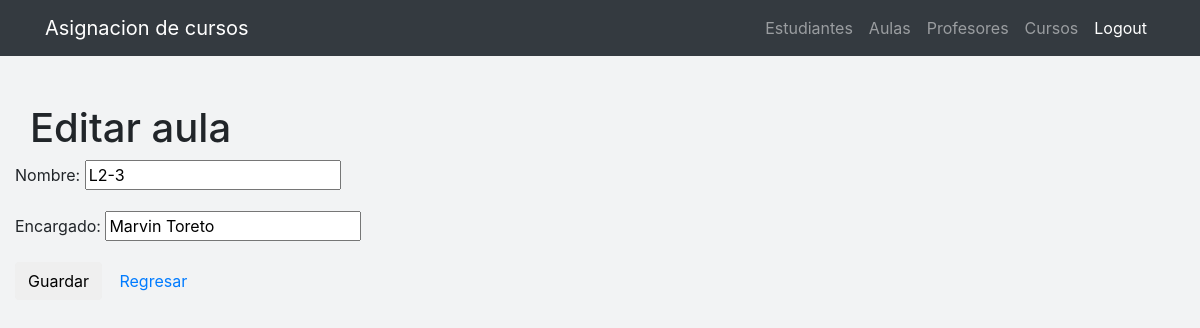
/aula/1/editar/ (signed in), run on an earlier commit of the app's database.
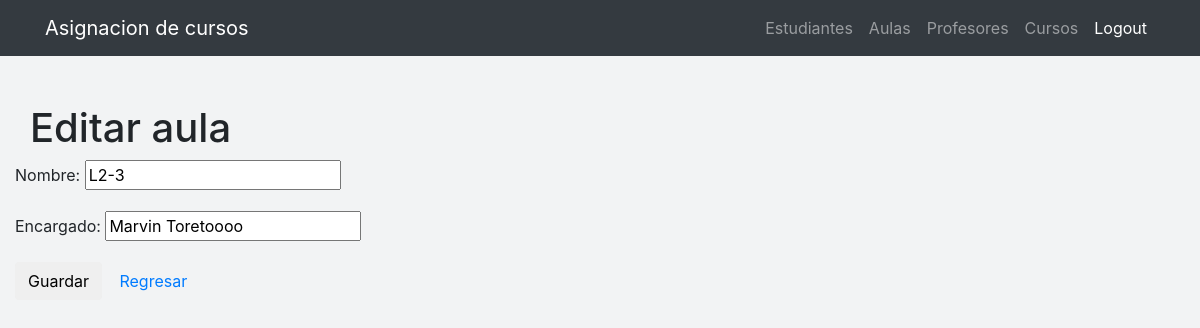
And on a later commit of the database.
### estudiantes/models.py (models this page shows, shortened)
class Aula(models.Model):
    nombre = models.CharField(max_length=50)
    encargado = models.CharField(max_length=50)

### estudiantes/views.py (the view)
# urls.py: url(r'^aula/(?P<pk>[0-9]+)/editar/$', views.aula_editar, name='aula_editar'),
@login_required
def aula_editar(request, pk):
    aula = get_object_or_404(Aula, pk=pk)
    if request.method == "POST":
        formulario = AulaForm(request.POST, instance=aula)
        if formulario.is_valid():
            aula = formulario.save(commit=False)
            aula.save()
            return redirect('aula_list')
    else:
        formulario = AulaForm(instance=aula)
    return render(request, 'estudiantes/aula_editar.html', {'formulario': formulario})

### estudiantes/forms.py
class AulaForm(forms.ModelForm):
    class Meta:
        model = Aula
        fields = ('nombre', 'encargado',)

### estudiantes/templates/estudiantes/aula_editar.html
{% extends 'estudiantes/base.html' %}
    {% block content %}
    <div class="portlet-body">
        <div class="portlet-title">
          <h1>Editar aula</h1>
        </div>
    <div class="row">
        <form method="POST" class="post-form">{% csrf_token %}
            {{ formulario.as_p }}
            <button type="submit" class="save btn btn-default">Guardar</button>
            <a href="{% url 'aula_list'%}" class="btn btn-default">Regresar</a>
        </form>
      </div>
      </div>
    {% endblock %}

What changed in the data, as far as the page shows it:
changed Aula: encargado "Marvin Toreto" → "Marvin Toretoooo"
